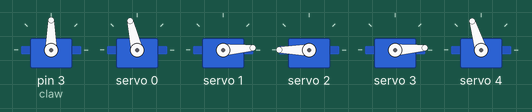
A sketch run on a simulated Arduino Uno, built with avr-gcc and run on an emulated ATmega328P. On the bench: 6 × servo. What the sketch prints to the serial monitor is not drawn.

Above: at 0.4 s.
At 1.5 s:
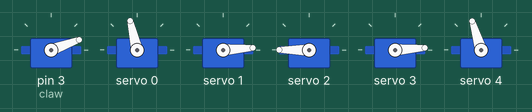
Timing chart, 0 to 3.0 s (numbered marks = the images above):
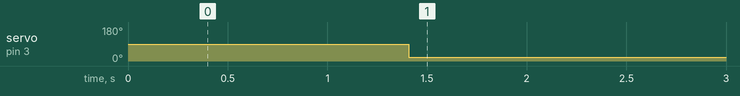

Measured:
- by itself, servo on pin 3 (claw): 90° → 20° at 1.4 s

The sketch:

robotic_arm1.ino
```cpp
#include <Wire.h>
#include<Servo.h>
#include <Adafruit_PWMServoDriver.h>

Adafruit_PWMServoDriver pwm = Adafruit_PWMServoDriver();
Servo claw;

int prev_phase[] = {390, 150, 640, 150, 400};
char obj;

void setup() {
  Serial.begin(9600);
  Serial.println("Link Start");
  pwm.begin();
  pwm.setPWMFreq(60);
  claw.attach(3);

  move(400, 140, 650, 140, 410);
  delay(1000);
  claw_open();
}

void loop() {
  // move(610, 340, 650, 140, 120); // Primate
  // claw_close();
  // move(400, 140, 650, 140, 410); // Base

  if (obj == 'A') {
    move(400, 380, 650, 330, 410);
  } else if (obj == 'B') {
    move(290, 380, 650, 370, 410);
    move(290, 420, 650, 370, 410);
  } else if (obj == 'C') {
    move(140, 380, 650, 300, 410);
  }
  claw_open();
  move(400, 140, 650, 140, 410);


}

void move(int a, int b, int c, int d, int e) {
  servo_speed(0, a);
  servo_speed(1, b);
  servo_speed(2, c);
  servo_speed(3, d);
  servo_speed(4, e);
}

void claw_open() {
  claw.write(20);
}
void claw_close() {
  claw.write(60);
}

// Positions
// Base Position: move(400, 140, 650, 140, 410);
// Primate Position: move(610, 340, 650, 140, 120);
// Position A: move(400, 380, 650, 330, 410);
// Position B: move(290, 380, 650, 370, 410); move(290, 420, 650, 370, 410);
// Position C: move(140, 380, 650, 300, 410);
```

servo_speed.ino
```cpp
void servo_speed(int motor, int value) {
  int delay_time = 40;
  int smoothness = 5;
  int prev = prev_phase[motor];

  if (prev < value) {
    for (int i=prev; i<value; i+=smoothness) {
      pwm.setPWM(motor, 0, i);
      delay(delay_time);
    }
  } else {
    for (int i=prev; i>value; i-=smoothness) {
      pwm.setPWM(motor, 0, i);
      delay(delay_time);
    }
  }
  prev_phase[motor] = value;
}
```

valueRead.ino
```cpp
// void valueRead() {
//   String s = Serial.readString();
//   if(s[0]=='1') {
//     Serial.println("On....");
//     onoff = 1;
//   }
//   else if(s[0]=='0') {
//     Serial.println("Off....");
//     onoff = 0;
//   }
//   else {
//     String number = s.substring(1);
//     if (s[0] == 'm') {
//       motor = number.toInt();
//       Serial.println("Motor = " + String(motor));
//     }
//     else if (s[0] == 'v') {
//       value = number.toInt();
//       Serial.println("Value = " + String(value));
//     }
//   }
// }
```
